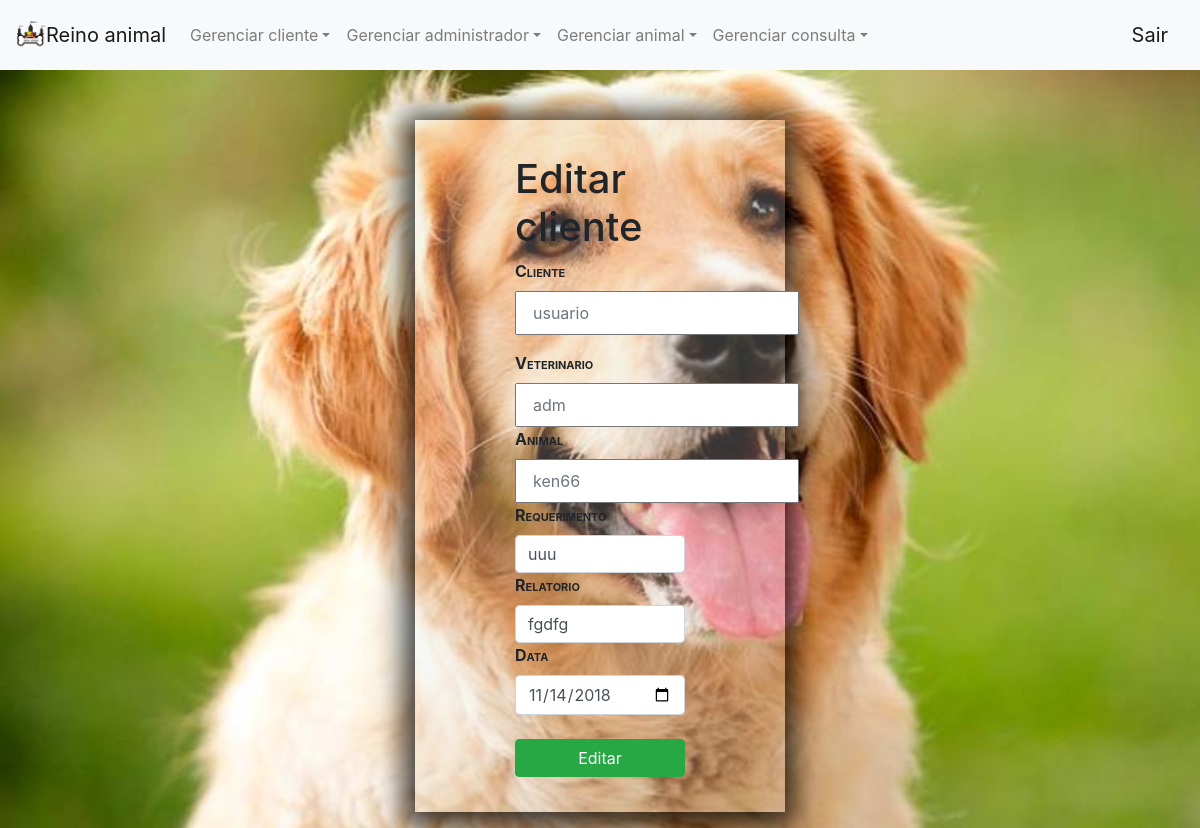
The app's page /PROJETO/Adm/editar/editar_consulta.php?id=1 with its own data.
### tables this page shows
CREATE TABLE `consulta` (
  `id_consulta` int(11) NOT NULL,
  `id_animal` int(11) NOT NULL,
  `id_cliente` int(11) NOT NULL,
  `id_vet` int(11) NOT NULL,
  `requerimento` varchar(290) NOT NULL,
  `relatorio` text NOT NULL,
  `data` date NOT NULL
);

CREATE TABLE `cliente` (
  `id_cliente` int(11) NOT NULL,
  `nome` varchar(200) NOT NULL,
  `cpf` varchar(14) NOT NULL,
  `bairro` varchar(150) NOT NULL,
  `rua` varchar(100) NOT NULL,
  `num_casa` int(11) NOT NULL,
  `telefone` varchar(13) NOT NULL,
  `email` varchar(260) NOT NULL,
  `senha` varchar(200) NOT NULL
);

CREATE TABLE `veterinario` (
  `id_veterinario` int(11) NOT NULL,
  `crmv` varchar(30) NOT NULL,
  `nome` varchar(150) NOT NULL,
  `bairro` varchar(100) NOT NULL,
  `rua` varchar(150) NOT NULL,
  `num_casa` int(11) NOT NULL,
  `telefone` varchar(13) NOT NULL,
  `especializacao` varchar(150) DEFAULT NULL,
  `email` varchar(250) NOT NULL,
  `senha` varchar(250) NOT NULL
);

CREATE TABLE `animal` (
  `id_animal` int(11) NOT NULL,
  `especie` varchar(150) NOT NULL,
  `nome` varchar(200) NOT NULL,
  `id_cliente` int(11) NOT NULL,
  `raca` varchar(100) NOT NULL,
  `sexo` char(8) NOT NULL,
  `data_nascimento` date NOT NULL
);

### PROJETO/Adm/conexao/conexao.php (called while the page is built)
<?php
function connect($banco = "pet",$usuario = "root",$senha = "",$hostname = "localhost"){
    $connect = mysqli_connect($hostname, $usuario, $senha, $banco);
if(!$connect){
    die(trigger_error("não foi possivel estabelecer a conexão!"));
    return false;
}else{
    $db = mysqli_select_db($connect, $banco);
    if(!$db){
        die(trigger_error("não foi possivel selecionar o banco de dados"));
        return false;
    }else{
        return $connect;
    }
}
}

### PROJETO/Adm/editar/editar_consulta.php (the view, shortened to what this page needs)
<?php
$id = $_REQUEST['id'];
?>
<DOCTYPE html>
    <html lang="pt-br">
        <head>
            <link rel="stylesheet" href="https://maxcdn.bootstrapcdn.com/bootstrap/4.0.0/css/bootstrap.min.css">
            <link rel="stylesheet" type="text/css" href="../css/estilo_editarCli.css">
        </head>
        <body>
            <nav class="navbar navbar-expand-lg navbar-light bg-light">
                <a class="navbar-brand" href="HomeVeterinario.php"><img src="../img/reino.png" alt="" width="30px" class="d-inline-block align-top" alt="">Reino animal</a>
                <div class="collapse navbar-collapse" id="navbarTogglerDemo01">
                    <ul class="navbar-nav mr-auto mt-2 mt-lg-0">
                        <li class="nav-item dropdown">
                            <a class="nav-link dropdown-toggle" href="#" id="dropdownMenuLink" data-toggle="dropdown" aria-haspopup="true" aria-expanded="false">Gerenciar cliente<span class="sr-only">(current)</span></a>
                        </li>
                        <li class="nav-item dropdown">
                            <a class="nav-link dropdown-toggle" href="#" id="dropdownMenuLink" data-toggle="dropdown" aria-haspopup="true" aria-expanded="false">Gerenciar administrador<span class="sr-only">(current)</span></a>
                        </li>
                        <li class="nav-item dropdown">
                            <a class="nav-link dropdown-toggle" href="#" id="dropdownMenuLink" data-toggle="dropdown" aria-haspopup="true" aria-expanded="false">Gerenciar animal<span class="sr-only">(current)</span></a>
                        </li>
                        <li class="nav-item dropdown">
                            <a class="nav-link dropdown-toggle" href="#" id="dropdownMenuLink" data-toggle="dropdown" aria-haspopup="true" aria-expanded="false">Gerenciar consulta<span class="sr-only">(current)</span></a>
                        </li>
                    </ul>
                    <ul class="nav navbar-nav navbar-right">
                        <a class="navbar-brand" href="../sessao/Logout.php"><img alt="" width="30px" class="d-inline-block align-top" alt="">Sair</a>
                    </ul>
                </div>
            </nav>
            <header>
                <div class="container-fluid">
                    <div class="row">
                        <div class="col-md-4 col-sm-4 col-xs-12"></div>
                        <div class="col-md-4 col-sm-4 col-xs-12">
                            <?php
                            include '../conexao/conexao.php';
                            $sql = mysqli_query(connect(), "select animal.nome as nomeAnimal, cliente.nome as nomeCliente, veterinario.nome as
                                nomeVeterinario, consulta.id_consulta, consulta.requerimento, consulta.relatorio, consulta.data from cliente join
                                consulta on cliente.id_cliente = consulta.id_cliente join animal on animal.id_animal = consulta.id_animal join
                                veterinario on veterinario.id_veterinario = consulta.id_vet where id_consulta = '$id'
");
                            ?>
                            <?php while ($consulta = mysqli_fetch_assoc($sql)) { ?>
                                <form name = "login_sys" class = "login" action = "../atualizar/atualizar_consulta.php" method = "POST">
                                    <h1>
                                        Editar cliente
                                    </h1>
                                    <div class="form-group">
                                        <label>Cliente</label>
                                        <input class="nav-item nav-link disabled"  value = "<?php echo $consulta['nomeCliente']; ?>"required>
                                    </div>
                                    <div>
                                        <label>Veterinario</label>
                                        <input  name = "veterinario" class="nav-item nav-link disabled" value = "<?php echo $consulta['nomeVeterinario']; ?>"required>
                                    </div>
                                    <div>
                                        <label>Animal</label>
                                        <input name = "animal" class="nav-item nav-link disabled" value = "<?php echo $consulta['nomeAnimal']; ?>"required>
                                    </div>
                                    <div>
                                        <label>Requerimento</label>
                                        <input type = "text" class = "form-control" name = "requerimento" placeholder = "Cpf" value = "<?php echo $consulta['requerimento']; ?>"required>
                                    </div>
                                    <div>
                                        <label>Relatorio</label>
                                        <input type = "text" name = "relatorio" class = "form-control" placeholder = "Bairro" value = "<?php echo $consulta['relatorio']; ?>"required>
                                    </div>
                                    <div>
                                        <label>Data</label>
                                        <input type = "date" name = "data" class = "form-control" placeholder = "NºCasa" value = "<?php echo $consulta['data']; ?>"required>
                                    </div>
                                    <br/>
                                    <div>
                                        <button type = "submit" value = "Atualizar" method = "post" class = "btn btn-primary btn-success btn-block">Editar</button>
                                    </div>
                                </form>
                            <?php } ?>
                        </div>
                        <div class = "col-md-4 col-sm-4 col-xs-12"></div>
                    </div>
                </div>
            </header>
        </body>
    </html>

### PROJETO/Adm/css/estilo_editarCli.css (style rules this page uses)
.login { border: 0px solid #fff; padding: 35px 100px; -webkit-box-shadow: -1px 4px 26px 11px rgba(0,0,0,0.75); -moz-box-shadow: -1px 4px 26px 11px rgba(0,0,0,0.75); box-shadow: -1px 4px 26px 11px rgba(0,0,0,0.75); background: rgba(226,226,226,0.23); }
body { background: url('../img/cli.jpg'); background-size: cover; background-repeat: no-repeat; background-attachment: fixed; }
.container-fluid { margin-top: 50px; }
nav { height: 70px; }
label { font-variant: small-caps; font-weight: 700; }

### records on screen
consulta: id_cliente.nome "usuario", veterinario "adm", animal "ken66", requerimento "uuu", relatorio "fgdfg", data "11/14/2018"
